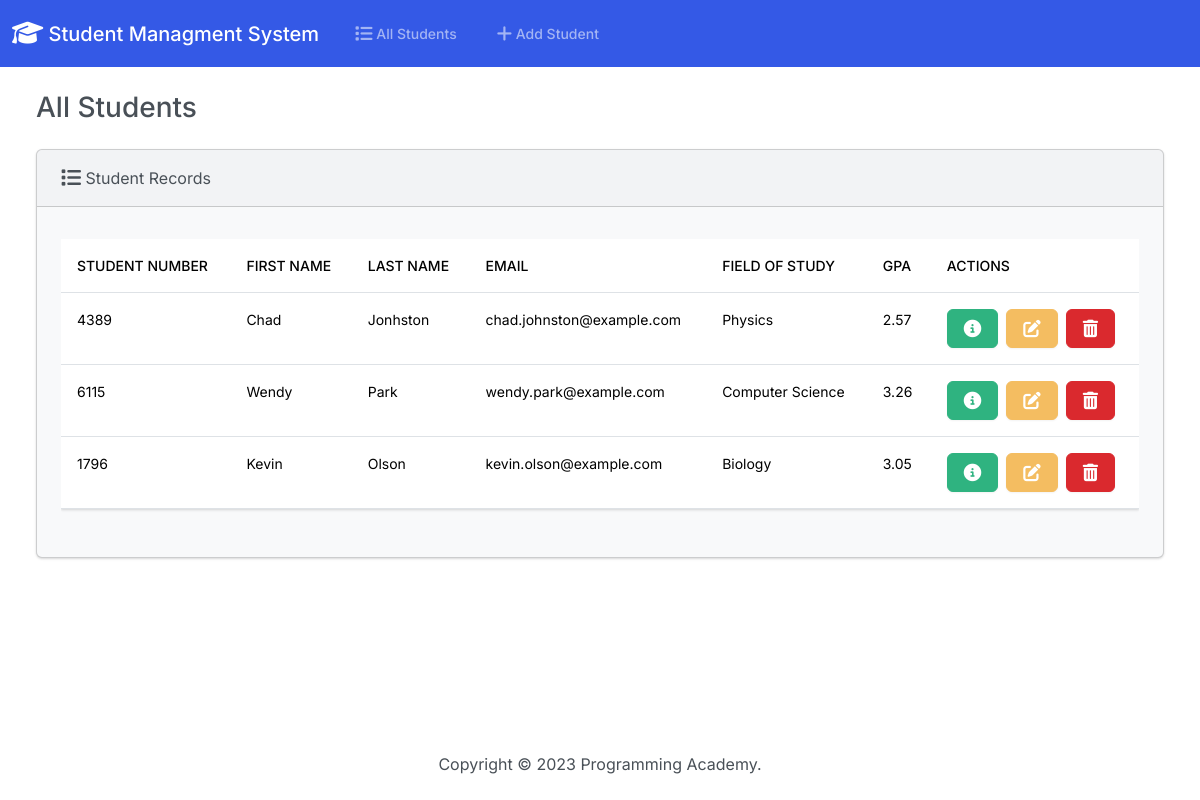
/, run on an earlier commit of the app's database.
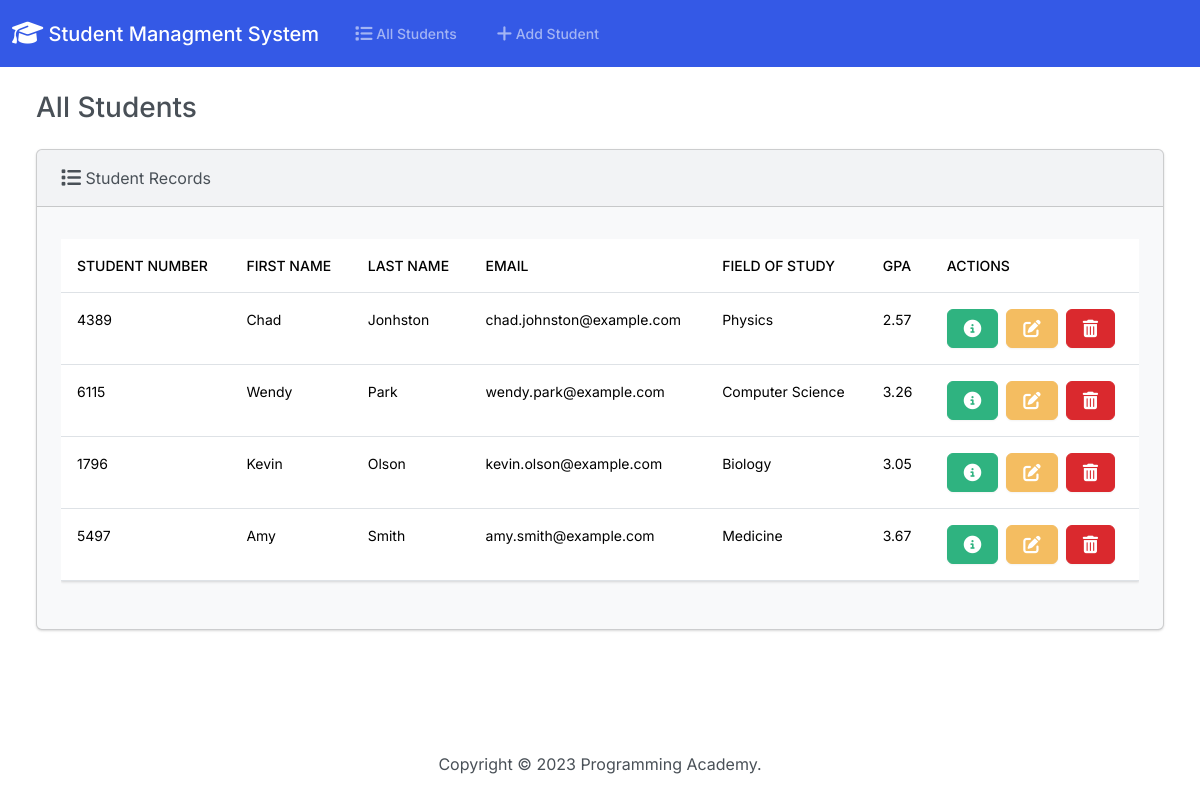
And on a later commit of the database.
### students/models.py (models this page shows, shortened)
class Student(models.Model):
    student_number = models.PositiveIntegerField()
    first_name = models.CharField(max_length=50)
    last_name = models.CharField(max_length=50)
    email = models.EmailField(max_length=100)
    field_of_study = models.CharField(max_length=50)
    gpa = models.FloatField()

### students/views.py (the view)
# urls.py: path('', views.index, name='index'),
def index(request):
    return render(request, 'students/index.html', {
        'students': Student.objects.all()
    })

### students/templates/students/index.html (shortened to what this page needs)
{% extends "students/base.html" %}
{% block body %}
  <h3 class="m-4">All Students</h3>
  <div class="row">
    <div class="col-12">
      {% if students %}
        <div class="card bg-light ms-4 me-4 mb-4">
          <div class="card-header">
            <i class="fa-solid fa-list fa-lg"></i> Student Records
          </div>
          <div class="card-body">
            <p class="card-text">
              <div class="table-responsive">
                <table class="table table-hover">
                  <thead>
                    <tr>
                      <th scope="col">Student Number</th>
                      <th scope="col">First Name</th>
                      <th scope="col">Last Name</th>
                      <th scope="col">Email</th>
                      <th scope="col">Field of Study</th>
                      <th scope="col">GPA</th>
                      <th scope="col">Actions</th>
                    </tr>
                  </thead>
                  <tbody>
                    {% for student in students %}
                      <tr>
                        <td>{{ student.student_number }}</td>
                        <td>{{ student.first_name }}</td>
                        <td>{{ student.last_name }}</td>
                        <td>{{ student.email }}</td>
                        <td>{{ student.field_of_study }}</td>
                        <td>{{ student.gpa }}</td>
                        <td>
                          <button class="btn btn-success me-1" type="button" href="{% url 'view_student' student.id %}" data-bs-toggle="modal" data-bs-target="#myModal{{student.id}}">
                          </button>
                          <a href="{% url 'edit' student.id %}" class="btn btn-warning me-1">
                          </a>
                          <button class="btn btn-danger" type="button" data-bs-toggle="modal" data-bs-target="#delete{{student.id}}">
                          </button>
                        </td>
                      </tr>
                    {% endfor %}
                  </tbody>
                </table>
              </div>
            </p>
          </div>
        </div>
      {% else %}
        <h5 class="alert alert-primary ms-4 me-4">No Student Records</h5>
      {% endif %}
    </div>
  </div>
{% endblock body %}

What changed in the data, as far as the page shows it:
added Student: student_number "5497", first_name "Amy", last_name "Smith", email "amy.smith@example.com", field_of_study "Medicine", gpa "3.67"
